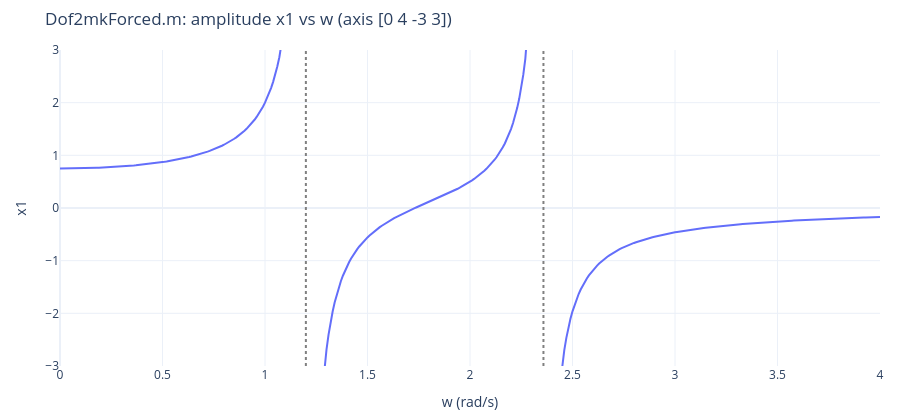
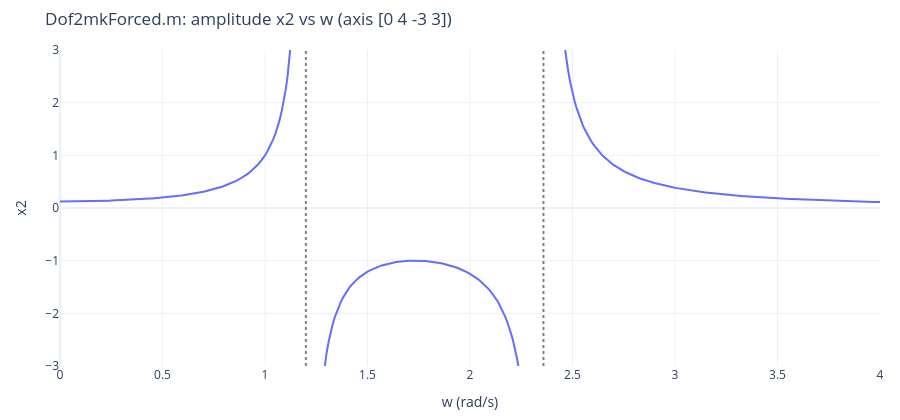

The notebook cell these images were saved under, in order:
### Markdown cell above
## 2. 強迫響應（`Dof2mkForced.m`）

```matlab
m1=1; m2=1; k1=1; k2=2; k3=2; f1=2; f2=-1; w=0:0.01:4;
detw=(k1+k2-m1*w.*w).*(k2+k3-m2*w.*w)-k2*k2;
x1=((k2+k3-m2*w.*w)*f1+k2*f2)./detw;
x2=((k1+k2-m1*w.*w)*f2+k2*f1)./detw;
```
$\Delta(\omega)=0$ 的兩個根就是兩個自然頻率（共振）；分子為 0 的頻率，該質量的振幅為 0（反共振）。

### Code cell
m1, m2, k1, k2, k3, f1, f2 = 1.0, 1.0, 1.0, 2.0, 2.0, 2.0, -1.0
w = np.arange(0, 4 + 1e-9, 0.01)
detw = (k1 + k2 - m1 * w * w) * (k2 + k3 - m2 * w * w) - k2 * k2
x1 = ((k2 + k3 - m2 * w * w) * f1 + k2 * f2) / detw
x2 = ((k1 + k2 - m1 * w * w) * f2 + k2 * f1) / detw
Kf, Mf = np.array([[k1 + k2, -k2], [-k2, k2 + k3]]), np.diag([m1, m2])
wn = np.sqrt(eigh(Kf, Mf, eigvals_only=True))
print(f"natural frequencies (Delta = 0): {np.round(wn, 4)} rad/s")
anti = np.sqrt((k2 + k3) / m2 + k2 * f2 / (m2 * f1))
print(f"x1 = 0 (anti-resonance) at w = sqrt((k2+k3)/m2 + k2 f2/(m2 f1)) = {anti:.4f} rad/s")
err = max(np.max(np.abs(np.linalg.solve(Kf - wk**2 * Mf, [f1, f2]) - [x1[i], x2[i]])) for i, wk in enumerate(w) if i % 7 == 0 and abs(detw[i]) > 1e-3)
print(f"closed form vs solve((K - w^2 M), f): max difference = {err:.1e}")
for xx, name in ((x1, "x1"), (x2, "x2")):
    fig = go.Figure(go.Scatter(x=w, y=np.where(np.abs(xx) > 50, np.nan, xx), name=name))
    for wv in wn:
        fig.add_vline(x=wv, line_dash="dot", line_color="gray")
    fig.update_yaxes(range=[-3, 3])
    show(fig, f"Dof2mkForced.m: amplitude {name} vs w (axis [0 4 -3 3])", xlab="w (rad/s)", ylab=name)

### Figure 1 — Plotly figure (JSON) as saved in the notebook; plotly's stock layout.template omitted (floating-point values rounded to 4 significant figures; data arrays with more than 128 entries replaced by an {"elided": "..."} marker saying what was removed)
{"data": [{"name": "x1", "type": "scatter", "x": {"elided": "401 float values"}, "y": {"elided": "401 float values"}}], "layout": {"height": 420, "margin": {"b": 50, "l": 60, "r": 20, "t": 50}, "shapes": [{"line": {"color": "gray", "dash": "dot"}, "type": "line", "x0": 1.199, "x1": 1.199, "xref": "x", "y0": 0, "y1": 1, "yref": "y domain"}, {"line": {"color": "gray", "dash": "dot"}, "type": "line", "x0": 2.358, "x1": 2.358, "xref": "x", "y0": 0, "y1": 1, "yref": "y domain"}], "title": {"text": "Dof2mkForced.m: amplitude x1 vs w (axis [0 4 -3 3])"}, "xaxis": {"title": {"text": "w (rad/s)"}}, "yaxis": {"range": [-3, 3], "title": {"text": "x1"}}}}

### Figure 2 — Plotly figure (JSON) as saved in the notebook; plotly's stock layout.template omitted (floating-point values rounded to 4 significant figures; data arrays with more than 128 entries replaced by an {"elided": "..."} marker saying what was removed)
{"data": [{"name": "x2", "type": "scatter", "x": {"elided": "401 float values"}, "y": {"elided": "401 float values"}}], "layout": {"height": 420, "margin": {"b": 50, "l": 60, "r": 20, "t": 50}, "shapes": [{"line": {"color": "gray", "dash": "dot"}, "type": "line", "x0": 1.199, "x1": 1.199, "xref": "x", "y0": 0, "y1": 1, "yref": "y domain"}, {"line": {"color": "gray", "dash": "dot"}, "type": "line", "x0": 2.358, "x1": 2.358, "xref": "x", "y0": 0, "y1": 1, "yref": "y domain"}], "title": {"text": "Dof2mkForced.m: amplitude x2 vs w (axis [0 4 -3 3])"}, "xaxis": {"title": {"text": "w (rad/s)"}}, "yaxis": {"range": [-3, 3], "title": {"text": "x2"}}}}
